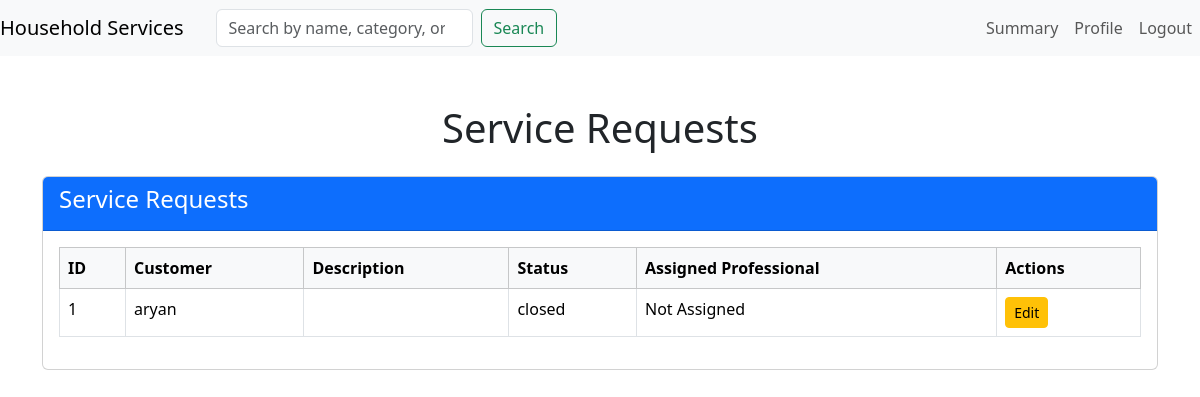
The app's page /admin/service-requests (signed in) with its own data.
### models.py (models this page shows, shortened)
class ServiceRequest(db.Model):
    id = db.Column(db.Integer, primary_key=True)
    customer_name = db.Column(db.String(100), nullable=False)
    service_type = db.Column(db.String(100), nullable=False)
    requested_date = db.Column(db.Date, default=datetime.utcnow)
    status = db.Column(db.String(20), default='pending')  # pending, approved, rejected
    customer_id = db.Column(db.Integer, db.ForeignKey('customer.id'), nullable=False)
    service_id = db.Column(db.Integer, db.ForeignKey('service.id'), nullable=True)
    professional_id = db.Column(db.Integer, db.ForeignKey('professional.id'), nullable=True)
    remarks = db.Column(db.String(500), nullable=True)
    customer = db.relationship('Customer', backref='service_requests')
    service = db.relationship('Service', backref='service_requests')
    professionals = db.relationship('Professional', backref='service_requests', lazy=True)

class Customer(db.Model):
    id = db.Column(db.Integer, primary_key=True)
    Email_id = db.Column(db.String(32), unique=True, nullable=False)
    passhash = db.Column(db.String(562), nullable=False)
    name = db.Column(db.String(32))
    address = db.Column(db.String(32))
    Pin_Code = db.Column(db.String(8))
    admin = db.Column(db.Boolean, default=False, nullable=False)
    role = db.Column(db.String(16), nullable=False, default='customer')
    reviews = db.relationship('Review', back_populates='user', cascade='all, delete-orphan')

### routes.py (the view)
@app.route('/admin/service-requests')
@auth_required
def service_requests():
    user = Customer.query.get(session['user_id'])
    service_requests = ServiceRequest.query.all()
    return render_template('admin_service_requests.html',user = user, service_requests=service_requests)

### routes.py (called while the page is built)
def auth_required(fnc):
    @wraps(fnc)  # Preserve the original function's metadata
    def inner(*args, **kwargs):
        if 'user_id' in session:
            return fnc(*args, **kwargs)
        if request.endpoint == 'Login' or request.endpoint == 'Register':
            return fnc(*args, **kwargs)
        flash('Please login to continue', 'warning')
        return redirect(url_for('Login'))
    return inner

### templates/admin_service_requests.html (shortened to what this page needs)
{% extends 'layout.html' %}
{% block content %}
<div class="container mt-5">
    <h1 class="text-center mb-4">Service Requests</h1>
    <div class="card mb-4">
        <div class="card-header bg-primary text-white">
            <h4>Service Requests</h4>
        </div>
        <div class="card-body">
            {% if service_requests %}
            <table class="table table-bordered">
                <thead class="table-light">
                    <tr>
                        <th>ID</th>
                        <th>Customer</th>
                        <th>Description</th>
                        <th>Status</th>
                        <th>Assigned Professional</th>
                        <th>Actions</th>
                    </tr>
                </thead>
                <tbody>
                    {% for request in service_requests %}
                    <tr>
                        <td>{{ request.id }}</td>
                        <td>{{ request.customer.name }}</td>
                        <td>{{ request.service.description }}</td>
                        <td>{{ request.status }}</td>
                        <td>
                            {% if request.professional %}
                                {{ request.professional.name }}
                            {% else %}
                                Not Assigned
                            {% endif %}
                        </td>
                        <td>
                            <a href="{{ url_for('edit_service_request', request_id=request.id) }}" class="btn btn-warning btn-sm">Edit</a>
                        </td>
                    </tr>
                    {% endfor %}
                </tbody>
            </table>
            {% else %}
            <p class="text-muted">No service requests available.</p>
            {% endif %}
        </div>
    </div>
</div>
{% endblock %}

### records on screen
ServiceRequest: id "1", customer.name "aryan", status "closed"
